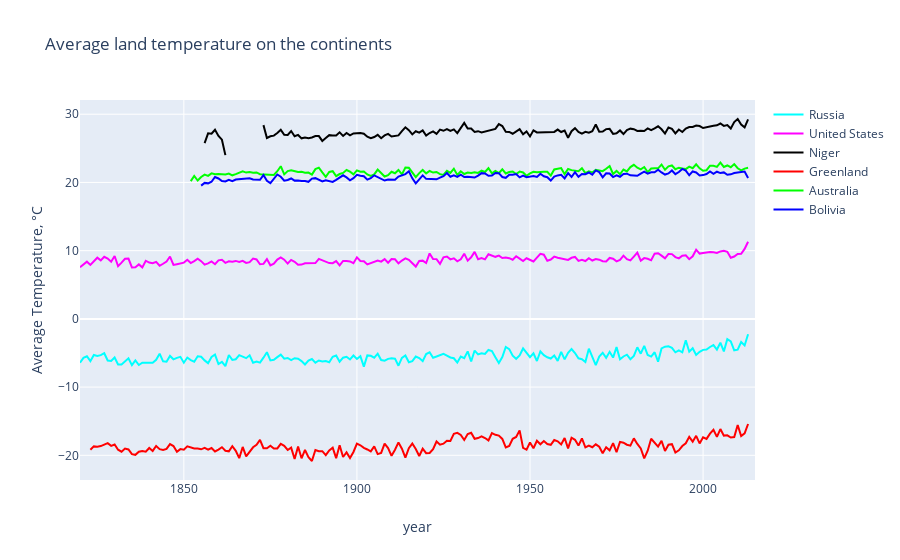

Write notebook code for a chart like this one.
### Code cell
# Average land temperatures across different continents
continent = ['Russia', 'United States', 'Niger', 'Greenland', 'Australia', 'Bolivia']
mean_temp_year_country = [ [0] * len(years[70:]) for i in range(len(continent))]
j = 0
for country in continent:
    all_temp_country = global_temp_country_clear[global_temp_country_clear['Country'] == country]
    i = 0
    for year in years[70:]:
        mean_temp_year_country[j][i] = all_temp_country[all_temp_country['dt'].apply(
                lambda x: x[:4]) == year]['AverageTemperature'].mean()
        i +=1
    j += 1

traces = []
colors = ['rgb(0, 255, 255)', 'rgb(255, 0, 255)', 'rgb(0, 0, 0)',
          'rgb(255, 0, 0)', 'rgb(0, 255, 0)', 'rgb(0, 0, 255)']
for i in range(len(continent)):
    traces.append(go.Scatter(
        x=years[70:],
        y=mean_temp_year_country[i],
        mode='lines',
        name=continent[i],
        line=dict(color=colors[i]),
    ))

layout = go.Layout(
    xaxis=dict(title='year'),
    yaxis=dict(title='Average Temperature, °C'),
    title='Average land temperature on the continents',)

fig = go.Figure(data=traces, layout=layout)
py.iplot(fig)

### Figure 1 — Plotly figure (JSON) as saved in the notebook; plotly's stock layout.template omitted (floating-point values rounded to 4 significant figures; data arrays with more than 128 entries replaced by an {"elided": "..."} marker saying what was removed)
{"data": [{"line": {"color": "rgb(0, 255, 255)"}, "mode": "lines", "name": "Russia", "type": "scatter", "x": {"elided": "196 str values"}, "y": {"elided": "196 float values"}}, {"line": {"color": "rgb(255, 0, 255)"}, "mode": "lines", "name": "United States", "type": "scatter", "x": {"elided": "196 str values"}, "y": {"elided": "196 float values"}}, {"line": {"color": "rgb(0, 0, 0)"}, "mode": "lines", "name": "Niger", "type": "scatter", "x": {"elided": "196 str values"}, "y": {"elided": "196 float values"}}, {"line": {"color": "rgb(255, 0, 0)"}, "mode": "lines", "name": "Greenland", "type": "scatter", "x": {"elided": "196 str values"}, "y": {"elided": "196 float values"}}, {"line": {"color": "rgb(0, 255, 0)"}, "mode": "lines", "name": "Australia", "type": "scatter", "x": {"elided": "196 str values"}, "y": {"elided": "196 float values"}}, {"line": {"color": "rgb(0, 0, 255)"}, "mode": "lines", "name": "Bolivia", "type": "scatter", "x": {"elided": "196 str values"}, "y": {"elided": "196 float values"}}], "layout": {"title": {"text": "Average land temperature on the continents"}, "xaxis": {"title": {"text": "year"}}, "yaxis": {"title": {"text": "Average Temperature, °C"}}}}
